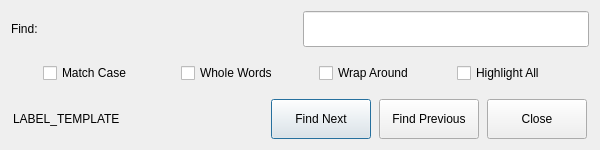
<?xml version="1.0" encoding="UTF-8"?>
<ui version="4.0">
 <class>FindDialog</class>
 <widget class="QDialog" name="FindDialog">
  <property name="geometry">
   <rect>
    <x>0</x>
    <y>0</y>
    <width>600</width>
    <height>150</height>
   </rect>
  </property>
  <property name="sizePolicy">
   <sizepolicy hsizetype="Fixed" vsizetype="Fixed">
    <horstretch>0</horstretch>
    <verstretch>0</verstretch>
   </sizepolicy>
  </property>
  <property name="minimumSize">
   <size>
    <width>0</width>
    <height>150</height>
   </size>
  </property>
  <property name="maximumSize">
   <size>
    <width>600</width>
    <height>150</height>
   </size>
  </property>
  <property name="baseSize">
   <size>
    <width>600</width>
    <height>300</height>
   </size>
  </property>
  <property name="windowTitle">
   <string>Find</string>
  </property>
  <layout class="QVBoxLayout" name="verticalLayout_2">
   <item>
    <layout class="QVBoxLayout" name="mainLayout" stretch="3,1,1">
     <item>
      <layout class="QHBoxLayout" name="topLayout">
       <property name="sizeConstraint">
        <enum>QLayout::SetMinimumSize</enum>
       </property>
       <item>
        <widget class="QLabel" name="findLabel">
         <property name="sizePolicy">
          <sizepolicy hsizetype="Minimum" vsizetype="Minimum">
           <horstretch>0</horstretch>
           <verstretch>0</verstretch>
          </sizepolicy>
         </property>
         <property name="text">
          <string>Find:</string>
         </property>
        </widget>
       </item>
       <item>
        <widget class="QLineEdit" name="findLineEdit">
         <property name="sizePolicy">
          <sizepolicy hsizetype="Minimum" vsizetype="Minimum">
           <horstretch>0</horstretch>
           <verstretch>0</verstretch>
          </sizepolicy>
         </property>
         <property name="maximumSize">
          <size>
           <width>16777215</width>
           <height>100</height>
          </size>
         </property>
        </widget>
       </item>
      </layout>
     </item>
     <item>
      <layout class="QHBoxLayout" name="optionsLayout">
       <item>
        <widget class="QCheckBox" name="caseSensitiveCheckBox">
         <property name="sizePolicy">
          <sizepolicy hsizetype="Fixed" vsizetype="Fixed">
           <horstretch>0</horstretch>
           <verstretch>0</verstretch>
          </sizepolicy>
         </property>
         <property name="minimumSize">
          <size>
           <width>100</width>
           <height>40</height>
          </size>
         </property>
         <property name="maximumSize">
          <size>
           <width>100</width>
           <height>40</height>
          </size>
         </property>
         <property name="text">
          <string>Match Case</string>
         </property>
        </widget>
       </item>
       <item>
        <widget class="QCheckBox" name="wholeWordsCheckBox">
         <property name="sizePolicy">
          <sizepolicy hsizetype="Fixed" vsizetype="Fixed">
           <horstretch>0</horstretch>
           <verstretch>0</verstretch>
          </sizepolicy>
         </property>
         <property name="minimumSize">
          <size>
           <width>100</width>
           <height>40</height>
          </size>
         </property>
         <property name="maximumSize">
          <size>
           <width>100</width>
           <height>40</height>
          </size>
         </property>
         <property name="baseSize">
          <size>
           <width>100</width>
           <height>40</height>
          </size>
         </property>
         <property name="text">
          <string>Whole Words</string>
         </property>
        </widget>
       </item>
       <item>
        <widget class="QCheckBox" name="wrapAroundCheckBox">
         <property name="sizePolicy">
          <sizepolicy hsizetype="Fixed" vsizetype="Fixed">
           <horstretch>0</horstretch>
           <verstretch>0</verstretch>
          </sizepolicy>
         </property>
         <property name="minimumSize">
          <size>
           <width>100</width>
           <height>40</height>
          </size>
         </property>
         <property name="maximumSize">
          <size>
           <width>100</width>
           <height>40</height>
          </size>
         </property>
         <property name="text">
          <string>Wrap Around</string>
         </property>
        </widget>
       </item>
       <item>
        <widget class="QCheckBox" name="highlightAllCheckBox">
         <property name="sizePolicy">
          <sizepolicy hsizetype="Fixed" vsizetype="Fixed">
           <horstretch>0</horstretch>
           <verstretch>0</verstretch>
          </sizepolicy>
         </property>
         <property name="minimumSize">
          <size>
           <width>100</width>
           <height>40</height>
          </size>
         </property>
         <property name="maximumSize">
          <size>
           <width>100</width>
           <height>40</height>
          </size>
         </property>
         <property name="text">
          <string>Highlight All</string>
         </property>
        </widget>
       </item>
      </layout>
     </item>
     <item>
      <layout class="QHBoxLayout" name="buttonLayout">
       <item>
        <widget class="QLabel" name="statusLabel">
         <property name="enabled">
          <bool>true</bool>
         </property>
         <property name="sizePolicy">
          <sizepolicy hsizetype="Fixed" vsizetype="Fixed">
           <horstretch>0</horstretch>
           <verstretch>0</verstretch>
          </sizepolicy>
         </property>
         <property name="minimumSize">
          <size>
           <width>250</width>
           <height>40</height>
          </size>
         </property>
         <property name="maximumSize">
          <size>
           <width>250</width>
           <height>40</height>
          </size>
         </property>
         <property name="text">
          <string>LABEL_TEMPLATE</string>
         </property>
        </widget>
       </item>
       <item>
        <widget class="QPushButton" name="findNextButton">
         <property name="sizePolicy">
          <sizepolicy hsizetype="Fixed" vsizetype="Fixed">
           <horstretch>0</horstretch>
           <verstretch>0</verstretch>
          </sizepolicy>
         </property>
         <property name="minimumSize">
          <size>
           <width>100</width>
           <height>40</height>
          </size>
         </property>
         <property name="maximumSize">
          <size>
           <width>100</width>
           <height>40</height>
          </size>
         </property>
         <property name="text">
          <string>Find Next</string>
         </property>
        </widget>
       </item>
       <item>
        <widget class="QPushButton" name="findPreviousButton">
         <property name="sizePolicy">
          <sizepolicy hsizetype="Fixed" vsizetype="Fixed">
           <horstretch>0</horstretch>
           <verstretch>0</verstretch>
          </sizepolicy>
         </property>
         <property name="minimumSize">
          <size>
           <width>100</width>
           <height>40</height>
          </size>
         </property>
         <property name="maximumSize">
          <size>
           <width>100</width>
           <height>40</height>
          </size>
         </property>
         <property name="text">
          <string>Find Previous</string>
         </property>
        </widget>
       </item>
       <item>
        <widget class="QPushButton" name="closeButton">
         <property name="sizePolicy">
          <sizepolicy hsizetype="Fixed" vsizetype="Fixed">
           <horstretch>0</horstretch>
           <verstretch>0</verstretch>
          </sizepolicy>
         </property>
         <property name="minimumSize">
          <size>
           <width>100</width>
           <height>40</height>
          </size>
         </property>
         <property name="maximumSize">
          <size>
           <width>100</width>
           <height>40</height>
          </size>
         </property>
         <property name="text">
          <string>Close</string>
         </property>
        </widget>
       </item>
      </layout>
     </item>
    </layout>
   </item>
  </layout>
 </widget>
 <resources/>
 <connections/>
</ui>
